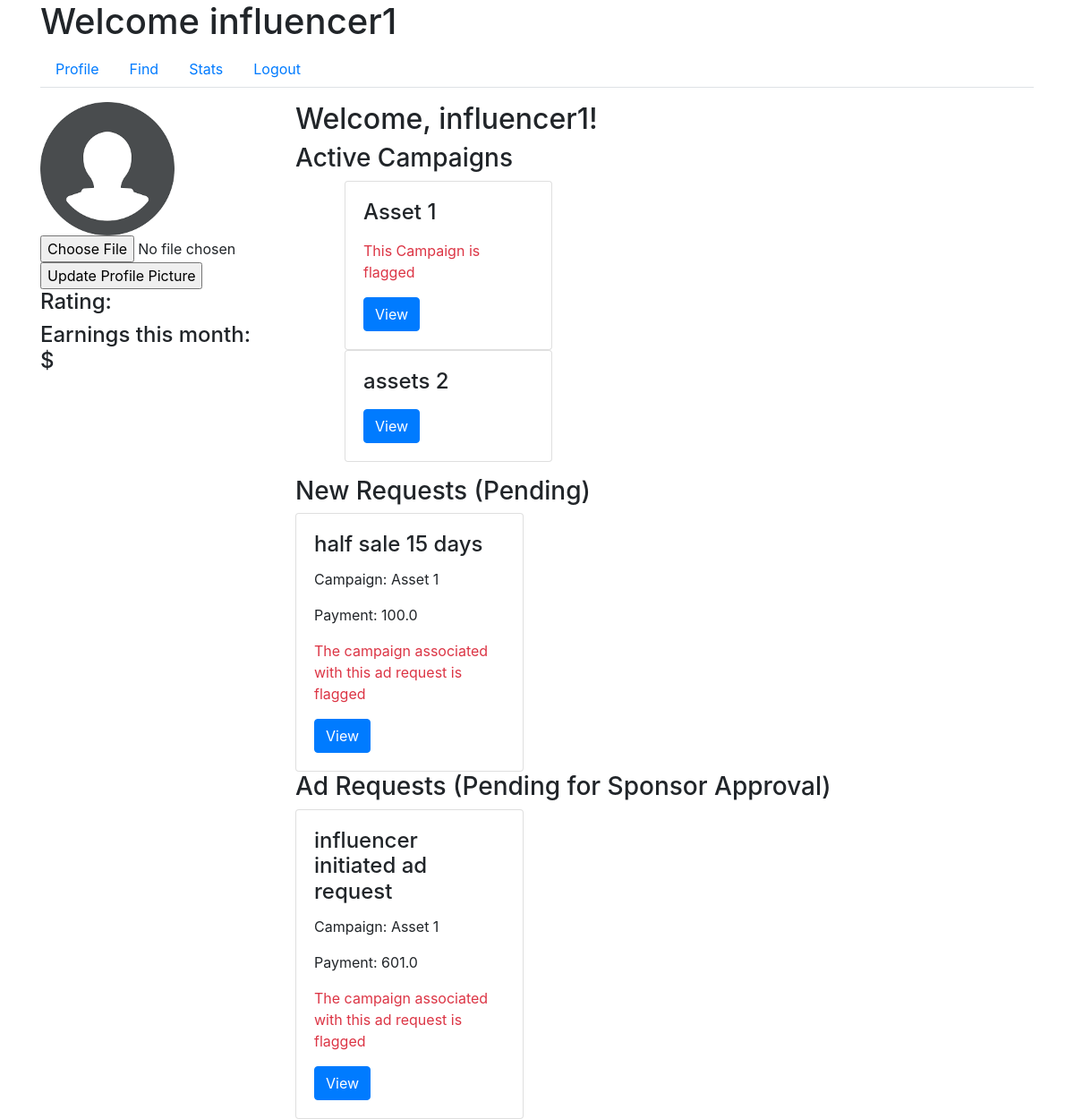
The app's page /influencer/profile (signed in), older data.
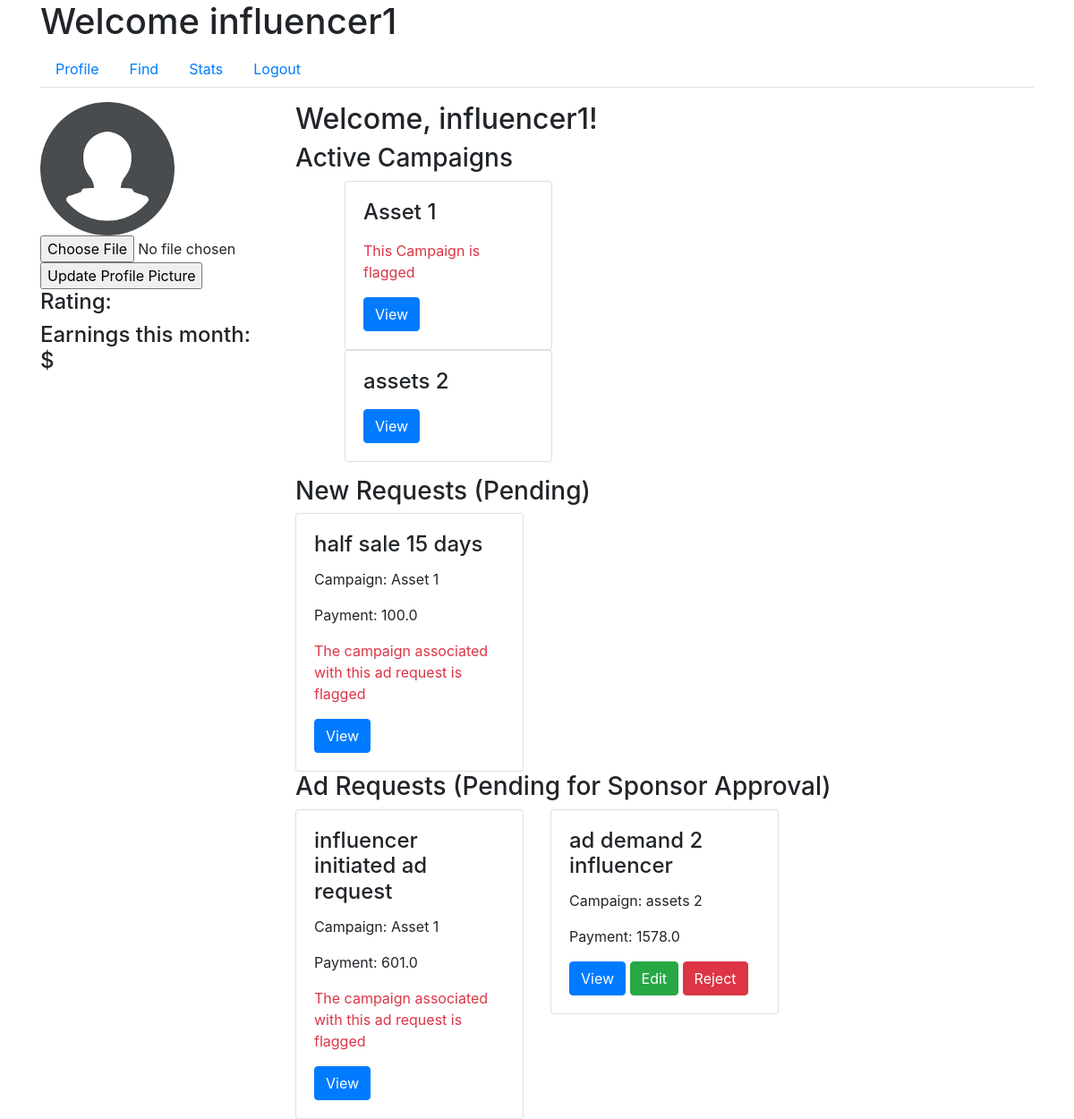
The same page, newer data.
### app/models.py (models this page shows, shortened)
class User(UserMixin, db.Model):
    id = db.Column(db.Integer, primary_key=True)
    username = db.Column(db.String(64), unique=True, nullable=False)
    email = db.Column(db.String(120), unique=True, nullable=False)
    password_hash = db.Column(db.String(128), nullable=False)
    role = db.Column(db.String(20), nullable=False)
    industry = db.Column(db.String(120))  # For Sponsors
    platforms = db.Column(db.Text)  # For Influencers
    category = db.Column(db.String(120))  # For Influencers
    niche = db.Column(db.String(120))  # For Influencers
    profile_pic = db.Column(db.String(20), nullable=False, default='download.png')
    flag = db.Column(db.Boolean, default=False, nullable=False)  # Add flag column

class Campaign(db.Model):
    id = db.Column(db.Integer, primary_key=True)
    name = db.Column(db.String(100), nullable=False)
    description = db.Column(db.Text, nullable=False)
    budget = db.Column(db.Float, nullable=False)
    visibility = db.Column(db.String(10), nullable=False)  # 'public', 'private'
    start_date = db.Column(db.Date, nullable=False)
    end_date = db.Column(db.Date, nullable=False)
    user_id = db.Column(db.Integer, db.ForeignKey('user.id'), nullable=False)
    ad_requests = db.relationship('AdRequest', backref='campaign', lazy=True)
    flag = db.Column(db.Boolean, default=False, nullable=False)  # Add flag column

class AdRequest(db.Model):
    id = db.Column(db.Integer, primary_key=True)
    campaign_id = db.Column(db.Integer, db.ForeignKey('campaign.id'), nullable=False)
    influencer_id = db.Column(db.Integer, db.ForeignKey('user.id'), nullable=False)
    requirements = db.Column(db.Text, nullable=False)
    payment_amount = db.Column(db.Float, nullable=False)
    status_influencer = db.Column(db.String(10), nullable=False)
    status_sponsor = db.Column(db.String(10), nullable=False)

### app/routes.py (the view)
@main.route('/influencer/profile')
@login_required
def influencer_profile():
    if current_user.role != 'influencer':
        return redirect(url_for('main.home'))
    influencer = current_user
    public_influencer = User.query.filter_by(username='Public').first()
    active_campaigns = Campaign.query.join(AdRequest, Campaign.id == AdRequest.campaign_id)\
    .filter(AdRequest.status_influencer == 'Accepted', ((AdRequest.influencer_id == influencer.id) | (AdRequest.influencer_id == public_influencer.id))).all()
    print(active_campaigns)
    new_requests = AdRequest.query.filter(
        (AdRequest.influencer_id == public_influencer.id) |
        (AdRequest.influencer_id == influencer.id),
        AdRequest.status_influencer == 'Pending'
    ).all()
    sponsor_pending_request = AdRequest.query.filter_by(influencer_id=influencer.id, status_sponsor='Pending').all()
    return render_template('influencer_profile.html',
                           influencer=influencer,
                           active_campaigns=active_campaigns,
                           new_requests=new_requests,
                           sponsor_pending_request=sponsor_pending_request)

### app/models.py (called while the page is built)
@login_manager.user_loader
def load_user(user_id):
    return User.query.get(int(user_id))

### app/templates/influencer_profile.html (shortened to what this page needs)
{% extends "influencer_dashboard.html" %}
{% block tab_content %}
<div class="row">
    <div class="col-md-3">
        <div class="profile-sidebar">
            <img src="{{ url_for('static', filename='profile_pics/' + current_user.profile_pic) }}" alt="Profile Picture">
            <form action="{{ url_for('main.update_profile_pic') }}" method="POST" enctype="multipart/form-data">
                <input type="file" name="profile_pic">
                <input type="submit" value="Update Profile Picture">
            </form>
            <div class="profile-stats">
                <h4>Rating: {{ influencer.rating }}</h4>
                <h4>Earnings this month: ${{ influencer.earnings }}</h4>
            </div>
        </div>
    </div>
    <div class="col-md-9">
        <div class="profile-main">
            <h2>Welcome, {{ current_user.username }}!</h2>
            <h3>Active Campaigns</h3>
            <ul>
                {% for campaign in active_campaigns %}
                <div class="col-md-4">
                    <div class="request-box card">
                        <div class="card-body">
                            <h4 class="card-title">{{ campaign.name }}</h4>
                            {% if campaign.flag == 1 %}
                                <p class="text-danger">This Campaign is flagged</p>
                            {% endif %}
                            <button class="btn btn-primary" data-toggle="modal" data-target="#campaignModal" data-id="{{ campaign.id }}">View</button>
                        </div>
                    </div>
                </div>
                {% endfor %}
            </ul>
            <h3>New Requests (Pending)</h3>
            <div class="row">
                {% for request in new_requests %}
                <div class="col-md-4">
                    <div class="request-box card">
                        <div class="card-body">
                            <h4 class="card-title">{{ request.requirements }}</h4>
                            <p class="card-text">Campaign: {{ request.campaign.name }}</p>
                            <p class="card-text">Payment: {{ request.payment_amount }}</p>
                            {% if request.campaign.flag == 1 %}
                                <p class="text-danger">The campaign associated with this ad request is flagged</p>
                            {% endif %}
                            <button class="btn btn-primary" data-toggle="modal" data-target="#adRequestModal" data-id="{{ request.id }}">View</button>
                        </div>
                    </div>
                </div>
                {% endfor %}
            </div>
            <h3>Ad Requests (Pending for Sponsor Approval)</h3>
            <div class="row">
                {% for request in sponsor_pending_request %}
                <div class="col-md-4">
                    <div class="request-box card">
                        <div class="card-body">
                            <h4 class="card-title">{{ request.requirements }}</h4>
                            <p class="card-text">Campaign: {{ request.campaign.name }}</p>
                            <p class="card-text">Payment: {{ request.payment_amount }}</p>
                            {% if request.campaign.flag == 1 %}
                                <p class="text-danger">The campaign associated with this ad request is flagged</p>
                            {% endif %}
                            <button class="btn btn-primary" data-toggle="modal" data-target="#adRequestModal" data-id="{{ request.id }}">View</button>
                            {% if request.campaign.flag == 0 %}
                                <a href="{{ url_for('main.edit_ad_request_infl', id=request.id) }}" class="btn btn-success">Edit</a>
                                <a href="{{ url_for('main.reject_request_influencer', id=request.id) }}" class="btn btn-danger">Reject</a>
                            {% endif %}
                        </div>
                    </div>
                </div>
                {% endfor %}
            </div>
        </div>
    </div>
</div>
{% endblock %}

### app/templates/influencer_dashboard.html (shortened to what this page needs)
{% extends "base.html" %}
{% block content %}
<h1>Welcome {{ current_user.username }}</h1>
<ul class="nav nav-tabs">
    <li class="nav-item">
        <a class="nav-link" href="{{ url_for('main.influencer_profile') }}">Profile</a>
    </li>
    <li class="nav-item">
        <a class="nav-link" href="{{ url_for('main.influencer_find') }}">Find</a>
    </li>
    <li class="nav-item">
        <a class="nav-link" href="{{ url_for('main.influencer_stats') }}">Stats</a>
    </li>
    <li class="nav-item">
        <a class="nav-link" href="{{ url_for('main.logout') }}">Logout</a>
    </li>
</ul>
<div class="tab-content mt-3">
    {% block tab_content %}{% endblock %}
</div>
{% endblock %}

### app/templates/base.html (shortened to what this page needs)
<!DOCTYPE html>
<html lang="en">
<head>
    <link rel="stylesheet" href="https://maxcdn.bootstrapcdn.com/bootstrap/4.0.0/css/bootstrap.min.css">
    <link href="https://stackpath.bootstrapcdn.com/bootstrap/4.3.1/css/bootstrap.min.css" rel="stylesheet">
    <link rel="stylesheet" href="{{ url_for('static', filename='css/styles.css') }}">
</head>
<body>
    <div class="container">
        {% block content %}{% endblock %}
    </div>
</body>
</html>

### app/static/css/styles.css (style rules this page uses)
.profile-sidebar img { max-width: 150px; max-height: 150px; object-fit: cover; }

Row changes from the older to the newer data that the page shows:
added AdRequest: requirements "ad demand 2 influencer", campaign.name "assets 2", payment_amount "1578.0", shown under "Ad Requests (Pending for Sponsor Approval)"
